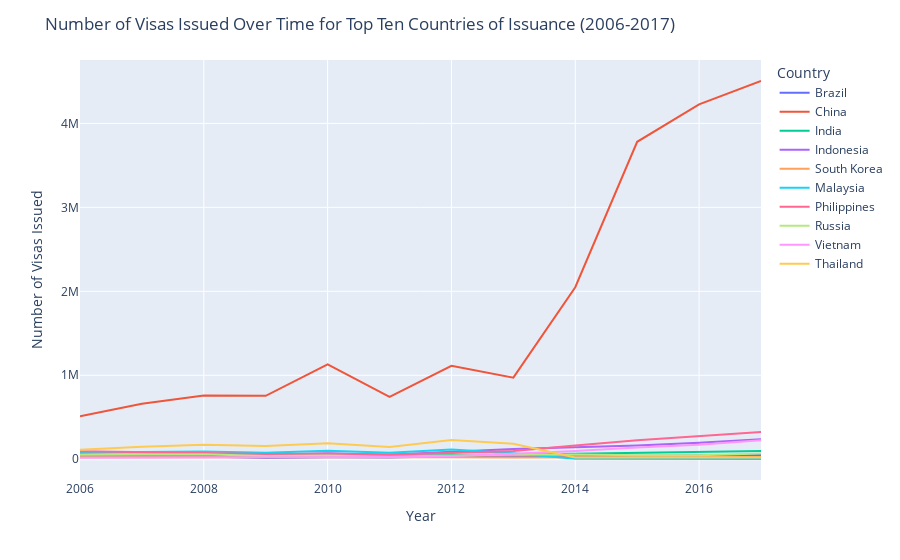

The code cell stored with this chart in its notebook:
### Code cell
# Plot visas issued for top ten countries of issuance (with China) from 2006-2017
top_countries = visas[visas['Country'] != 'total'].groupby('Country')['Number of issued'].sum().nlargest(10).index
top_countries_data = visas[(visas['Country'].isin(top_countries)) & (visas['Country'] != 'total')]

fig = px.line(top_countries_data, x='Year', y='Number of issued', color='Country')
fig.update_layout(title='Number of Visas Issued Over Time for Top Ten Countries of Issuance (2006-2017)',
                  xaxis_title='Year',
                  yaxis_title='Number of Visas Issued')
fig.show()

### Figure 1 — Plotly figure (JSON) as saved in the notebook; plotly's stock layout.template omitted (floating-point values rounded to 4 significant figures)
{"data": [{"hovertemplate": "Country=Brazil<br>Year=%{x}<br>Number of issued=%{y}<extra></extra>", "legendgroup": "Brazil", "line": {"color": "#636efa", "dash": "solid"}, "marker": {"symbol": "circle"}, "mode": "lines", "name": "Brazil", "orientation": "v", "showlegend": true, "type": "scatter", "x": [2017, 2016, 2015, 2014, 2013, 2012, 2011, 2010, 2009, 2008, 2007, 2006], "xaxis": "x", "y": [50885, 44676, 38798, 34217, 28697, 35049, 21677, 22716, 16019, 31819, 38109, 41927], "yaxis": "y"}, {"hovertemplate": "Country=China<br>Year=%{x}<br>Number of issued=%{y}<extra></extra>", "legendgroup": "China", "line": {"color": "#EF553B", "dash": "solid"}, "marker": {"symbol": "circle"}, "mode": "lines", "name": "China", "orientation": "v", "showlegend": true, "type": "scatter", "x": [2017, 2016, 2015, 2014, 2013, 2012, 2011, 2010, 2009, 2008, 2007, 2006], "xaxis": "x", "y": [4504718, 4225832, 3780773, 2048106, 971542, 1112407, 742982, 1128542, 754817, 759694, 660487, 511606], "yaxis": "y"}, {"hovertemplate": "Country=India<br>Year=%{x}<br>Number of issued=%{y}<extra></extra>", "legendgroup": "India", "line": {"color": "#00cc96", "dash": "solid"}, "marker": {"symbol": "circle"}, "mode": "lines", "name": "India", "orientation": "v", "showlegend": true, "type": "scatter", "x": [2017, 2016, 2015, 2014, 2013, 2012, 2011, 2010, 2009, 2008, 2007, 2006], "xaxis": "x", "y": [96658, 89183, 74088, 66696, 55622, 50938, 40603, 48433, 39330, 46782, 46898, 44406], "yaxis": "y"}, {"hovertemplate": "Country=Indonesia<br>Year=%{x}<br>Number of issued=%{y}<extra></extra>", "legendgroup": "Indonesia", "line": {"color": "#ab63fa", "dash": "solid"}, "marker": {"symbol": "circle"}, "mode": "lines", "name": "Indonesia", "orientation": "v", "showlegend": true, "type": "scatter", "x": [2017, 2016, 2015, 2014, 2013, 2012, 2011, 2010, 2009, 2008, 2007, 2006], "xaxis": "x", "y": [239201, 195880, 162273, 141321, 122376, 90498, 54481, 70134, 54578, 59175, 56369, 50868], "yaxis": "y"}, {"hovertemplate": "Country=South Korea<br>Year=%{x}<br>Number of issued=%{y}<extra></extra>", "legendgroup": "South Korea", "line": {"color": "#FFA15A", "dash": "solid"}, "marker": {"symbol": "circle"}, "mode": "lines", "name": "South Korea", "orientation": "v", "showlegend": true, "type": "scatter", "x": [2017, 2016, 2015, 2014, 2013, 2012, 2011, 2010, 2009, 2008, 2007, 2006], "xaxis": "x", "y": [26410, 23726, 20399, 18861, 21644, 22964, 21370, 22977, 23525, 23110, 24147, 23332], "yaxis": "y"}, {"hovertemplate": "Country=Malaysia<br>Year=%{x}<br>Number of issued=%{y}<extra></extra>", "legendgroup": "Malaysia", "line": {"color": "#19d3f3", "dash": "solid"}, "marker": {"symbol": "circle"}, "mode": "lines", "name": "Malaysia", "orientation": "v", "showlegend": true, "type": "scatter", "x": [2017, 2016, 2015, 2014, 2013, 2012, 2011, 2010, 2009, 2008, 2007, 2006], "xaxis": "x", "y": [2784, 2718, 2887, 5621, 70231, 115348, 78564, 101955, 76933, 92612, 86251, 74470], "yaxis": "y"}, {"hovertemplate": "Country=Philippines<br>Year=%{x}<br>Number of issued=%{y}<extra></extra>", "legendgroup": "Philippines", "line": {"color": "#FF6692", "dash": "solid"}, "marker": {"symbol": "circle"}, "mode": "lines", "name": "Philippines", "orientation": "v", "showlegend": true, "type": "scatter", "x": [2017, 2016, 2015, 2014, 2013, 2012, 2011, 2010, 2009, 2008, 2007, 2006], "xaxis": "x", "y": [325564, 275537, 225676, 163386, 99258, 74424, 56347, 66466, 62174, 75508, 86532, 94053], "yaxis": "y"}, {"hovertemplate": "Country=Russia<br>Year=%{x}<br>Number of issued=%{y}<extra></extra>", "legendgroup": "Russia", "line": {"color": "#B6E880", "dash": "solid"}, "marker": {"symbol": "circle"}, "mode": "lines", "name": "Russia", "orientation": "v", "showlegend": true, "type": "scatter", "x": [2017, 2016, 2015, 2014, 2013, 2012, 2011, 2010, 2009, 2008, 2007, 2006], "xaxis": "x", "y": [67445, 47262, 47813, 57606, 54948, 45486, 30162, 45843, 38672, 57964, 58719, 54705], "yaxis": "y"}, {"hovertemplate": "Country=Vietnam<br>Year=%{x}<br>Number of issued=%{y}<extra></extra>", "legendgroup": "Vietnam", "line": {"color": "#FF97FF", "dash": "solid"}, "marker": {"symbol": "circle"}, "mode": "lines", "name": "Vietnam", "orientation": "v", "showlegend": true, "type": "scatter", "x": [2017, 2016, 2015, 2014, 2013, 2012, 2011, 2010, 2009, 2008, 2007, 2006], "xaxis": "x", "y": [226993, 171643, 139236, 96648, 65305, 39581, 26860, 26764, 22066, 23944, 21513, 18060], "yaxis": "y"}, {"hovertemplate": "Country=Thailand<br>Year=%{x}<br>Number of issued=%{y}<extra></extra>", "legendgroup": "Thailand", "line": {"color": "#FECB52", "dash": "solid"}, "marker": {"symbol": "circle"}, "mode": "lines", "name": "Thailand", "orientation": "v", "showlegend": true, "type": "scatter", "x": [2017, 2016, 2015, 2014, 2013, 2012, 2011, 2010, 2009, 2008, 2007, 2006], "xaxis": "x", "y": [21327, 21370, 20857, 21322, 183684, 228528, 145869, 190313, 157062, 171503, 149554, 112289], "yaxis": "y"}], "layout": {"legend": {"title": {"text": "Country"}, "tracegroupgap": 0}, "margin": {"t": 60}, "title": {"text": "Number of Visas Issued Over Time for Top Ten Countries of Issuance (2006-2017)"}, "xaxis": {"anchor": "y", "domain": [0, 1], "title": {"text": "Year"}}, "yaxis": {"anchor": "x", "domain": [0, 1], "title": {"text": "Number of Visas Issued"}}}}
